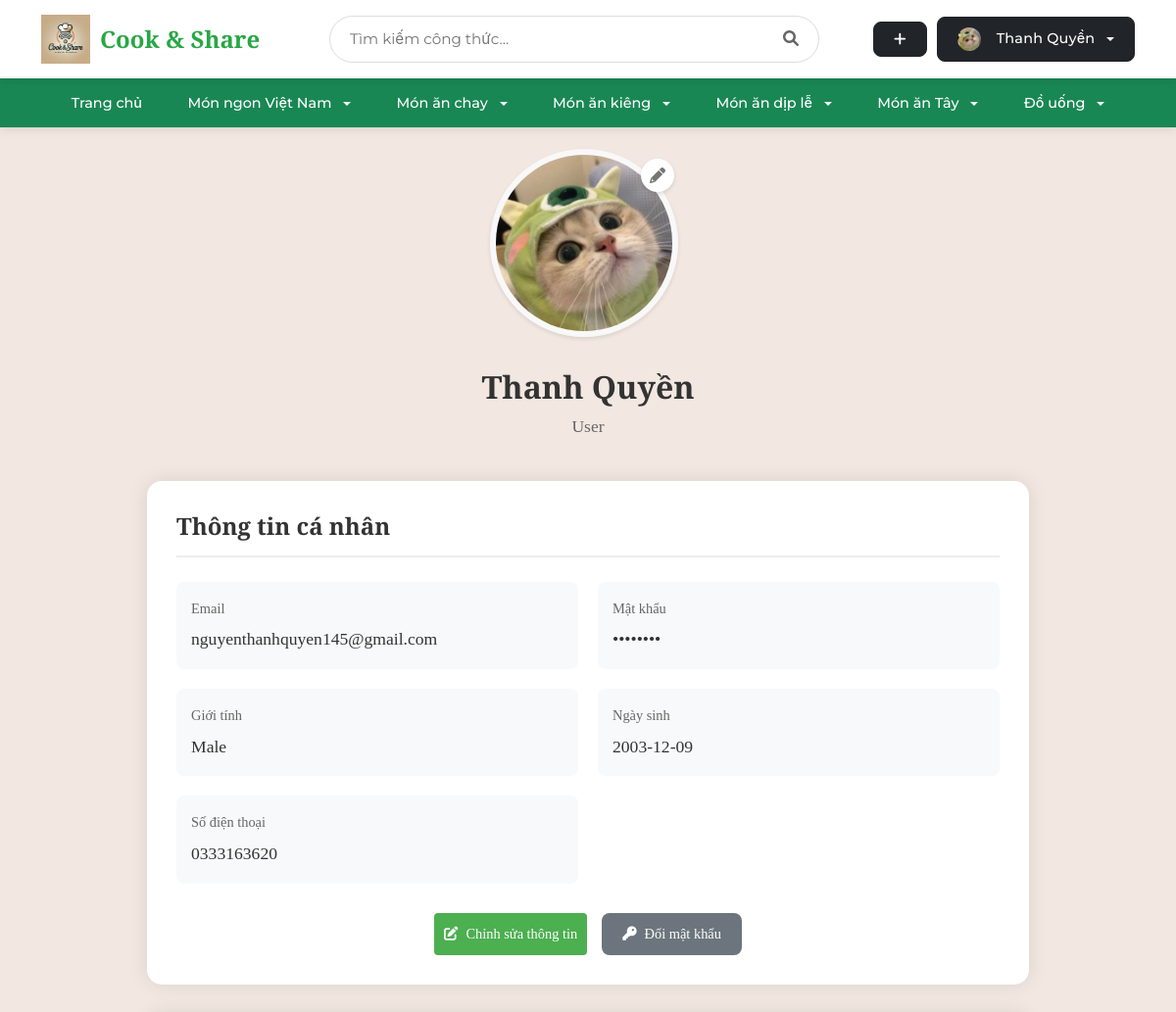
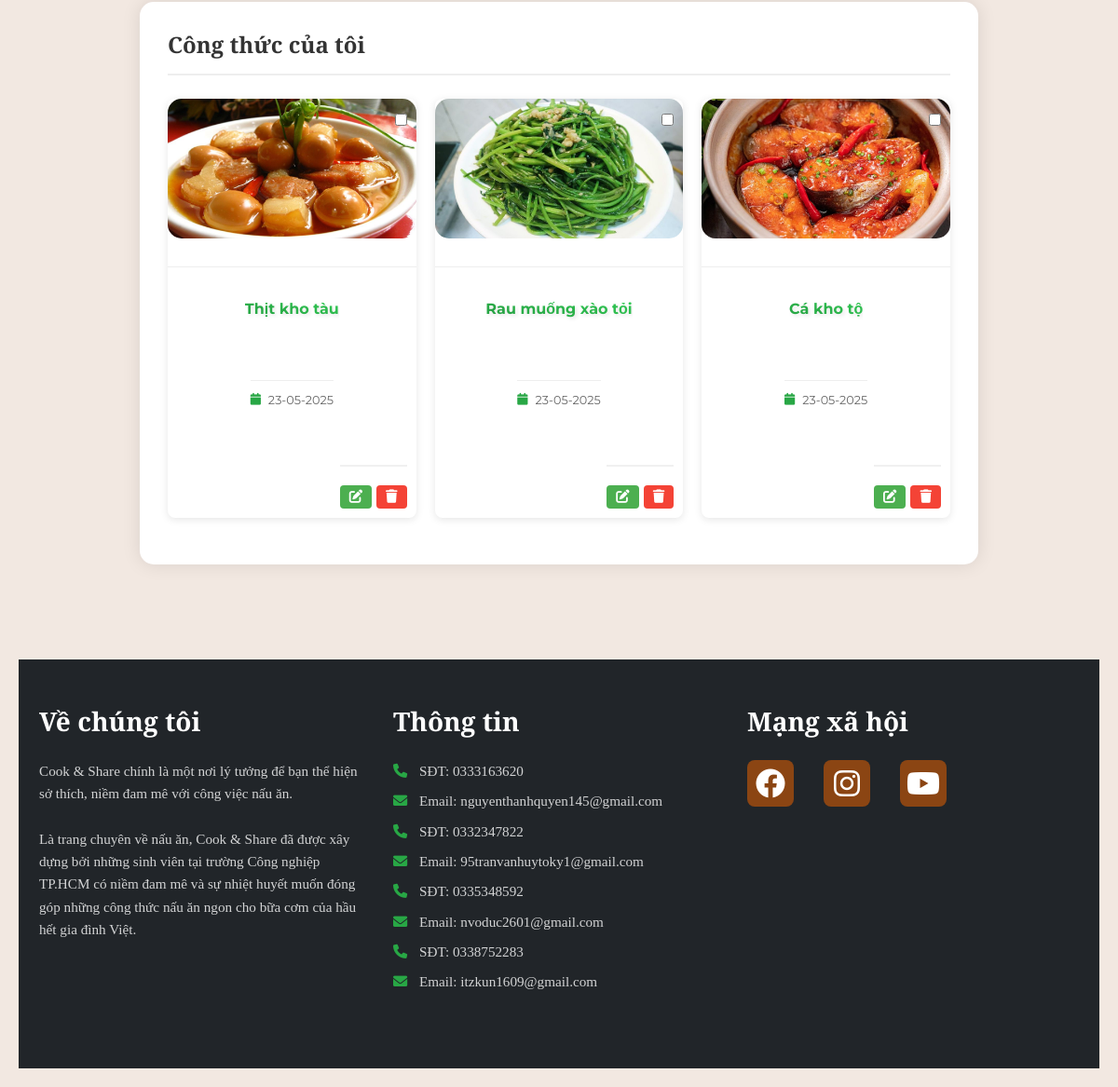
Screenshot of /auth/profile (signed in) with the database file from the repository (2 pictures, top to bottom).
### tables this page shows
CREATE TABLE user (
    id INTEGER PRIMARY KEY AUTOINCREMENT,
    username TEXT UNIQUE NOT NULL,
    password TEXT NOT NULL,
    email TEXT UNIQUE NOT NULL,
    created TIMESTAMP NOT NULL DEFAULT CURRENT_TIMESTAMP,
    avatar_path TEXT,
    role TEXT NOT NULL DEFAULT 'user',
    is_blocked BOOLEAN NOT NULL DEFAULT 0,
    gender TEXT,
    birthdate DATE,
    phone TEXT
);

CREATE TABLE blog_images (
    id INTEGER PRIMARY KEY AUTOINCREMENT,
    post_id INTEGER NOT NULL,
    image_path TEXT NOT NULL,
    is_main_image BOOLEAN DEFAULT 0,
    created TIMESTAMP NOT NULL DEFAULT CURRENT_TIMESTAMP,
    FOREIGN KEY (post_id) REFERENCES post (id) ON DELETE CASCADE
);

CREATE TABLE post (
    id INTEGER PRIMARY KEY AUTOINCREMENT,
    author_id INTEGER NOT NULL,
    created TIMESTAMP NOT NULL DEFAULT CURRENT_TIMESTAMP,
    title TEXT NOT NULL,
    description TEXT,
    ingredients TEXT NOT NULL,
    instructions TEXT NOT NULL,
    cooking_time INTEGER DEFAULT 0,
    servings INTEGER DEFAULT 1,
    FOREIGN KEY (author_id) REFERENCES user (id)
);

### share_recipe/auth.py (the view)
@bp.route('/profile')
@login_required
def profile():
    db = get_db()
    user_posts = db.execute(
        'SELECT p.*, bi.image_path '
        'FROM post p '
        'LEFT JOIN blog_images bi ON p.id = bi.post_id AND bi.is_main_image = 1 '
        'WHERE p.author_id = ? '
        'ORDER BY p.created DESC',
        (g.user['id'],)
    ).fetchall()
    return render_template('auth/profile.html', user_posts=user_posts)

### share_recipe/templates/auth/profile.html (shortened to what this page needs)
{% extends 'base.html' %}
{% block head %}
{{ super() }}
<link rel="stylesheet" href="{{ url_for('static', filename='profile.css') }}">
<link rel="stylesheet" href="https://cdnjs.cloudflare.com/ajax/libs/font-awesome/6.0.0/css/all.min.css">
{% endblock %}
{% block content %}
<div class="profile-container">
    <div class="profile-header">
        <div class="avatar-upload">
            <form action="{{ url_for('auth.update_avatar') }}" method="post" enctype="multipart/form-data" id="avatar-form">
                <div class="avatar-edit">
                    <label for="imageUpload">
                        <i class="fas fa-pencil-alt"></i>
                    </label>
                </div>
                <div class="avatar-preview">
                    {% if g.user.avatar_path and g.user.avatar_path.strip() %}
                        <img src="{{ url_for('static', filename=g.user.avatar_path) }}" alt="Avatar" id="imagePreview">
                    {% else %}
                        <img src="{{ url_for('static', filename='logo.png') }}" alt="Default Avatar" id="imagePreview">
                    {% endif %}
                </div>
            </form>
        </div>
        <div class="profile-info">
            <h1>{{ g.user['username'] }}</h1>
            <p class="user-role">{{ g.user['role']|title }}</p>
        </div>
    </div>
    <div class="profile-content">
        <div class="profile-section user-info">
            <h2>Thông tin cá nhân</h2>
            <div class="info-grid">
                <div class="info-item">
                    <label>Email</label>
                    <p>{{ g.user['email'] }}</p>
                </div>
                <div class="info-item">
                    <label>Mật khẩu</label>
                    <p>••••••••</p>
                </div>
                <div class="info-item">
                    <label>Giới tính</label>
                    <p>{{ g.user['gender']|title if g.user['gender'] else 'Chưa cập nhật' }}</p>
                </div>
                <div class="info-item">
                    <label>Ngày sinh</label>
                    <p>{{ g.user['birthdate'] if g.user['birthdate'] else 'Chưa cập nhật' }}</p>
                </div>
                <div class="info-item">
                    <label>Số điện thoại</label>
                    <p>{{ g.user['phone'] if g.user['phone'] else 'Chưa cập nhật' }}</p>
                </div>
            </div>
            <div class="profile-actions">
                <a href="{{ url_for('auth.edit_profile') }}" class="btn btn-edit">
                    <i class="fas fa-edit"></i> Chỉnh sửa thông tin
                </a>
                <a href="{{ url_for('auth.change_password') }}" class="btn btn-change-password">
                    <i class="fas fa-key"></i> Đổi mật khẩu
                </a>
            </div>
        </div>
        <div class="profile-section user-recipes">
            <h2>Công thức của tôi</h2>
            <div class="recipe-grid">
                {% for post in user_posts %}
                <div class="recipe-card">
                    <div class="recipe-checkbox">
                        <input type="checkbox" class="post-checkbox" data-post-id="{{ post['id'] }}">
                    </div>
                    <a href="{{ url_for('blog.detail', id=post['id']) }}" class="recipe-link">
                        <div class="recipe-image">
                            {% if post.image_path %}
                                <img src="{{ url_for('static', filename=post.image_path) }}"
                                     alt="{{ post['title'] }}">
                            {% else %}
                                <img src="{{ url_for('static', filename='default-recipe.jpg') }}"
                                     alt="{{ post['title'] }}">
                            {% endif %}
                        </div>
                        <div class="recipe-info">
                            <h3 class="recipe-title">{{ post['title'] }}</h3>
                            <div class="recipe-meta">
                                <span><i class="fas fa-calendar"></i> {{ post['created'].strftime('%d-%m-%Y') }}</span>
                            </div>
                        </div>
                    </a>
                    <div class="recipe-actions">
                        <a href="{{ url_for('blog.update', id=post['id']) }}" class="btn btn-edit">
                            <i class="fas fa-edit"></i>
                        </a>
                        <form action="{{ url_for('blog.delete', id=post['id']) }}" method="post" class="delete-form" style="display: inline;">
                            <button type="submit" class="btn btn-delete" onclick="return confirm('Bạn có chắc chắn muốn xóa công thức này?')">
                                <i class="fas fa-trash"></i>
                            </button>
                        </form>
                    </div>
                </div>
                {% else %}
                <p class="no-recipes">Bạn chưa có công thức nào.</p>
                {% endfor %}
            </div>
        </div>
    </div>
</div>
{% endblock %}

### share_recipe/templates/base.html (shortened to what this page needs)
<!DOCTYPE html>
<html>
<head>
    <link rel="stylesheet" href="https://cdn.jsdelivr.net/npm/bootstrap@5.3.0/dist/css/bootstrap.min.css">
    <link rel="stylesheet" href="https://cdnjs.cloudflare.com/ajax/libs/font-awesome/6.0.0/css/all.min.css">
    {% block head %}
    <link rel="stylesheet" href="{{ url_for('static', filename='base.css') }}">
    <link rel="stylesheet" href="{{ url_for('static', filename='login.css') }}">
    <link rel="stylesheet" href="{{ url_for('static', filename='register.css') }}">
    <link rel="stylesheet" href="{{ url_for('static', filename='index.css') }}">
    <link rel="stylesheet" href="{{ url_for('static', filename='detail.css') }}">
    {% endblock %}
</head>
<body>
    <nav class="navbar navbar-expand-lg">
        <div class="container">
            <a class="navbar-brand" href="{{ url_for('blog.index') }}">
                <img src="{{ url_for('static', filename='uploads/logo/Logo_home.webp') }}" alt="Cook & Share" style="height: 50px;">
                <span class="brand-text">Cook & Share</span>
            </a>
            <div class="search-container">
                <form action="{{ url_for('blog.search') }}" method="get" class="search-box">
                    <input type="text" name="q" class="search-input" placeholder="Tìm kiếm công thức..." value="{{ request.args.get('q', '') }}">
                    <button type="submit" class="search-button">
                        <i class="fas fa-search"></i>
                    </button>
                </form>
            </div>
            <div class="user-actions">
                {% if g.user %}
                    <a href="{{ url_for('blog.create') }}" class="btn btn-dark btn-custom" title="Tạo công thức mới">
                        <i class="fas fa-plus"></i>
                    </a>
                    <div class="dropdown">
                        <button class="btn btn-dark btn-custom dropdown-toggle" type="button" id="userDropdown" data-bs-toggle="dropdown" aria-expanded="false">
                            {% if g.user.avatar_path %}
                                <img src="{{ url_for('static', filename=g.user.avatar_path) }}" class="user-avatar" alt="Avatar">
                            {% else %}
                                <i class="fas fa-user"></i>
                            {% endif %}
                            {{ g.user['username'] }}
                        </button>
                    </div>
                {% endif %}
            </div>
        </div>
    </nav>
    <nav class="navbar navbar-expand-lg bg-success">
        <div class="container">
            <div class="collapse navbar-collapse justify-content-center" id="categoryNav">
                <ul class="navbar-nav">
                    <li class="nav-item">
                        <a class="nav-link text-white" href="{{ url_for('blog.index') }}">Trang chủ</a>
                    </li>
                    <li class="nav-item dropdown">
                        <a class="nav-link text-white dropdown-toggle" href="#" role="button" data-bs-toggle="dropdown" aria-expanded="false">
                            Món ngon Việt Nam
                        </a>
                    </li>
                    <li class="nav-item dropdown">
                        <a class="nav-link text-white dropdown-toggle" href="#" role="button" data-bs-toggle="dropdown" aria-expanded="false">
                            Món ăn chay
                        </a>
                    </li>
                    <li class="nav-item dropdown">
                        <a class="nav-link text-white dropdown-toggle" href="#" role="button" data-bs-toggle="dropdown" aria-expanded="false">
                            Món ăn kiêng
                        </a>
                    </li>
                    <li class="nav-item dropdown">
                        <a class="nav-link text-white dropdown-toggle" href="#" role="button" data-bs-toggle="dropdown" aria-expanded="false">
                            Món ăn dịp lễ
                        </a>
                    </li>
                    <li class="nav-item dropdown">
                        <a class="nav-link text-white dropdown-toggle" href="#" role="button" data-bs-toggle="dropdown" aria-expanded="false">
                            Món ăn Tây
                        </a>
                    </li>
                    <li class="nav-item dropdown">
                        <a class="nav-link text-white dropdown-toggle" href="#" role="button" data-bs-toggle="dropdown" aria-expanded="false">
                            Đồ uống
                        </a>
                    </li>
                </ul>
            </div>
        </div>
    </nav>
    <div class="main-container">
        <div class="content">
            {% block content %}{% endblock %}
        </div>
    </div>
    <footer class="footer bg-dark text-white py-5">
        <div class="container">
            <div class="row">
                <div class="col-md-4 mb-4">
                    <h2 class="footer-heading mb-4">Về chúng tôi</h2>
                    <p>Cook & Share chính là một nơi lý tưởng để bạn thể hiện sở thích, niềm đam mê với công việc nấu ăn.</p>
                    <p>Là trang chuyên về nấu ăn, Cook & Share đã được xây dựng bởi những sinh viên tại trường Công nghiệp TP.HCM có niềm đam mê và sự nhiệt huyết muốn đóng góp những công thức nấu ăn ngon cho bữa cơm của hầu hết gia đình Việt.</p>
                </div>
                <div class="col-md-4 mb-4">
                    <h2 class="footer-heading mb-4">Thông tin</h2>
                    <div class="contact-info">
                        <p><i class="fas fa-phone me-2"></i>SĐT: 0333163620</p>
                        <p><i class="fas fa-envelope me-2"></i>Email: nguyenthanhquyen145@gmail.com</p>
                        <p><i class="fas fa-phone me-2"></i>SĐT: 0332347822</p>
                        <p><i class="fas fa-envelope me-2"></i>Email: 95tranvanhuytoky1@gmail.com</p>
                        <p><i class="fas fa-phone me-2"></i>SĐT: 0335348592</p>
                        <p><i class="fas fa-envelope me-2"></i>Email: nvoduc2601@gmail.com</p>
                        <p><i class="fas fa-phone me-2"></i>SĐT: 0338752283</p>
                        <p><i class="fas fa-envelope me-2"></i>Email: itzkun1609@gmail.com</p>
                    </div>
                </div>
                <div class="col-md-4 mb-4">
                    <h2 class="footer-heading mb-4">Mạng xã hội</h2>
                    <div class="social-links">
                        <a href="https://web.facebook.com/thah.wuyen/" class="social-link me-3">
                            <i class="fab fa-facebook fa-2x"></i>
                        </a>
                        <a href="https://www.instagram.com/_thah.wuyen_js/" class="social-link me-3">
                            <i class="fab fa-instagram fa-2x"></i>
                        </a>
                        <a href="https://www.youtube.com/@silverbullets8727" class="social-link">
                            <i class="fab fa-youtube fa-2x"></i>
                        </a>
                    </div>
                </div>
            </div>
        </div>
    </footer>
</body>
</html>

### rows the page displays
user: avatar_path (picture), user.username "Thanh Quyền", user.role "User", user.email "nguyenthanhquyen145@gmail.com", user.gender "Male", birthdate "2003-12-09", phone "0333163620"
blog_images: image_path (picture), title "Thịt kho tàu", created "23-05-2025"
blog_images: image_path (picture), title "Rau muống xào tỏi", created "23-05-2025"
blog_images: image_path (picture), title "Cá kho tộ", created "23-05-2025"
